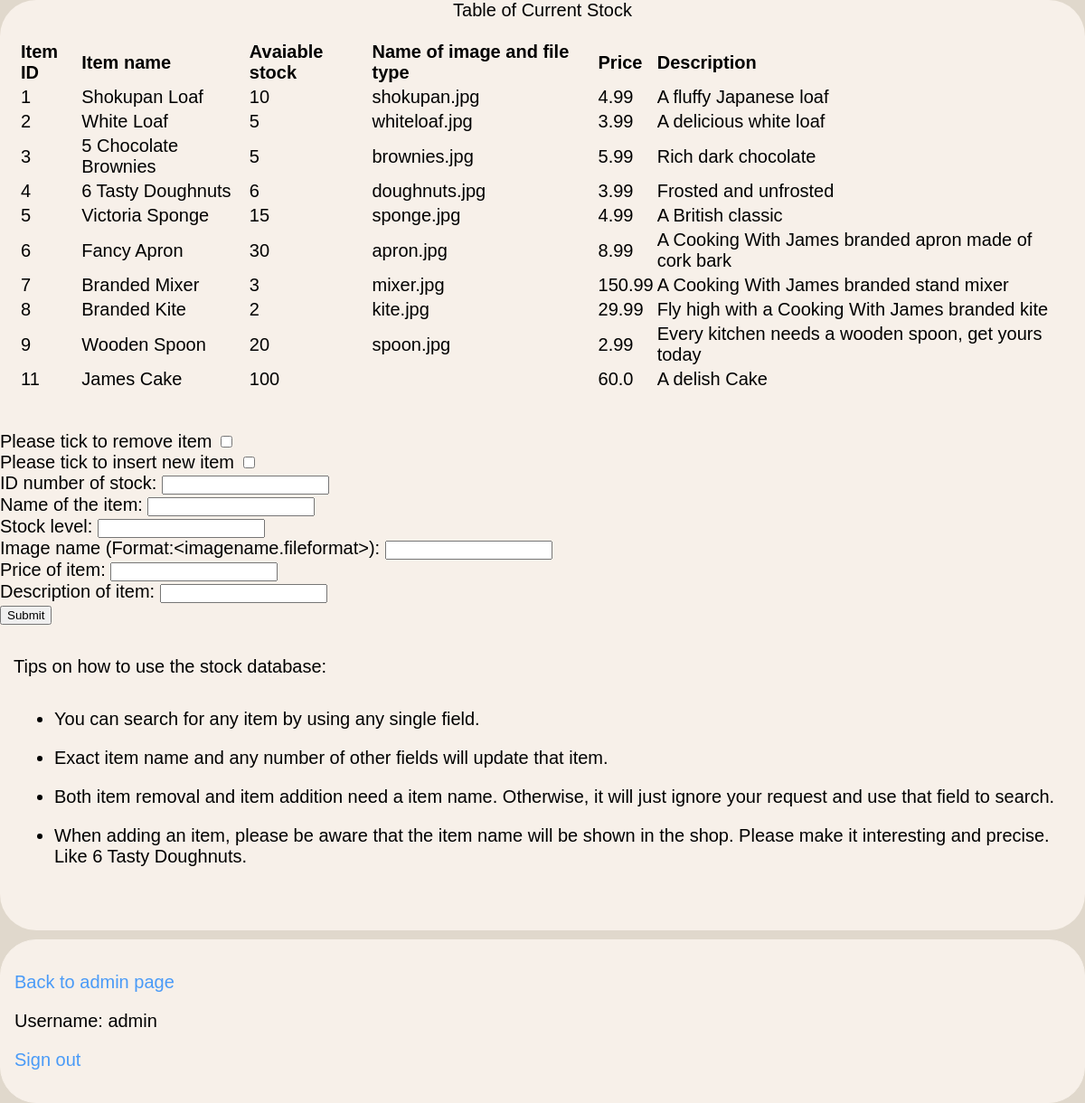
/stock (signed in), run on the app's committed database.
### tables this page shows
CREATE TABLE shop 
(
    id INTEGER PRIMARY KEY AUTOINCREMENT,
    item TEXT NOT NULL UNIQUE,
    stock INTEGER NOT NULL,
    imagename TEXT,
    price REAL,
    title TEXT
);

### app.py (the view, shortened to what this page needs)
@app.route("/stock", methods=["GET","POST"])
@admin_login_required
def stock():
    form = StockForm()
    db = get_db()
    stock_items = db.execute("""SELECT * FROM shop;""").fetchall()
    success = ""
    return render_template("stock.html", form=form, stock_items = stock_items, success=success)

### forms.py
class StockForm(FlaskForm):
    newstock = BooleanField("Please tick to insert new item",default = False)
    itemremoval = BooleanField("Please tick to remove item",default = False)
    stockID = StringField("ID number of stock:")
    stockname = StringField("Name of the item:")
    stocklevel = StringField("Stock level:")
    imagename = StringField("Image name (Format:<imagename.fileformat>):")
    price = StringField("Price of item:")
    description = StringField("Description of item:")
    Submit = SubmitField("Submit")

### app.py (called while the page is built)
@app.before_request
def load_logged_in_user():
    g.admin = session.get("admin", None)
    g.user = session.get("username", None)

def admin_login_required(view):
    @wraps(view)
    def wrapped_view(**kwargs):
        if g.admin is None:
            return redirect(url_for("login", next=request.url))
        return view(**kwargs)
    return wrapped_view

### database.py (called while the page is built)
def get_db():
    if "db" not in g:
        g.db = sqlite3.connect(DATABASE,
         detect_types=sqlite3.PARSE_DECLTYPES
        )
        g.db.row_factory = sqlite3.Row
    return g.db

### templates/stock.html (shortened to what this page needs)
{% extends "base_mod.html" %}
{% block main_content %}
<table>
    <caption> Table of Current Stock</caption>
    <tr>
        <th>Item ID</th>
        <th>Item name</th>
        <th>Avaiable stock</th>
        <th>Name of image and file type</th>
        <th>Price</th>
        <th>Description</th>
    </tr>
    {% for items in stock_items %}
    <tr>
        <td>
            {{items["id"]}}
        </td>
        <td>
            {{items["item"]}}
        </td>
        <td>
            {{items["stock"]}}
        </td>
        <td>
            {{items["imagename"]}}
        </td>
        <td>
            {{items["price"]}}
        </td>
        <td>
            {{items["title"]}}
        </td>
    </tr>
    {% endfor %}
</table>
<br/>
<form action ="" method="POST" novalidate>
        {{ form.itemremoval.label }}
        {{ form.itemremoval() }}
    <br/>
        {{ form.newstock.label }}
        {{ form.newstock() }}
    <br/>
        {{ form.stockID.label }}
        {{ form.stockID() }}
    <br/>
        {{ form.stockname.label }}
        {{ form.stockname() }}
    <br/>
        {{ form.stocklevel.label }}
        {{ form.stocklevel() }}
    <br/>
        {{ form.imagename.label }}
        {{ form.imagename() }}
    <br/>
        {{ form.price.label }}
        {{ form.price() }}
    <br/>
        {{ form.description.label }}
        {{ form.description() }}
    <br/>
        {{ form.Submit() }}
    <br/>
    <p>Tips on how to use the stock database:</p>
    <ul>
    <li>You can search for any item by using any single field.</li>
    <li>Exact item name and any number of other fields will update that item.</li>
    <li>Both item removal and item addition need a item name. Otherwise, it will just ignore your request and use that field to search.</li>
    <li>When adding an item, please be aware that the item name will be shown in the shop. Please make it interesting and precise. Like 6 Tasty Doughnuts.</li>
    </ul>
</form>
<p>{{ success }}</p>
{% endblock %}

### templates/base_mod.html (shortened to what this page needs)
<!DOCTYPE html>
<html lang="en">
<head>
    <link rel="stylesheet" href="{{ url_for('static', filename='styles.css') }}" />
</head>
<body>
    <main>
    {% block main_content %}
    {% endblock %}
    </main>
    <footer>
    {% if g.admin %}
        <p><a href="{{ url_for('admin')}}">Back to admin page</a></p>
        <p>Username: {{g.admin}}</p>
        <p><a href="{{url_for('logout')}}"> Sign out</a></p>
    {% elif g.user %}
        <p><a href ="{{url_for('index')}}">Head to the home page</a></p>
        <p><a href="{{url_for('basket')}}">Check your basket</p>
        <p>Username: {{g.user}}</p>
        <p><a href="{{url_for('logout')}}">Sign out</a></p>
    {% else %}
        <p><a href="{{ url_for('login')}}">Sign in</a></p>
        <p><a href="{{ url_for('register') }}">Register to our shop</a></p>
        <p><a href="{{ url_for('index') }}"> Head back to home page</a></p>
    {% endif %}
    </footer>
</body>
</html>

### static/styles.css (style rules this page uses)
:root { --colour-bgcolour:#f7f0e9 ; --header-colour: rgb(90, 150, 120); --text-colour: black; --root-background-color:#e0d8cc; --banner-background-color:rgb(46, 70, 58); background-color:var(--root-background-color); font-size: 20px; font-family: Montserrat, Pacifico-Regular Arial, Franklin Gothic Medium, Arial, sans-serif; }
html { margin: 0; }
body { display: grid; grid-template-columns: 1fr; grid-template-areas:'top' 'middle' 'bottom'; color: black; width: 100%; margin: 0; }
main { grid-area:middle; background-color: var(--colour-bgcolour); border: 1px solid --colour-bgcolour; border-radius: 2rem; }
main p, main h3, main h4 { padding: 0.75rem; }
footer { background-color: var(--colour-bgcolour); border-radius: 2rem; border: 1px solid var(--colour-bgcolour) ; padding: .75rem; grid-area: bottom; margin-top: 0.5rem; }
a:link { color: rgb(73, 154, 247); }
a { text-decoration: none; }
ol, ul { padding-inline-start: 3rem; }
li { margin-bottom: 1rem; }
table { width: 100%; border: 1px solid --colour-bgcolour; padding: 1rem; text-align: left; }

### data on the page
shop: id "1", item "Shokupan Loaf", stock "10", imagename "shokupan.jpg", price "4.99", title "A fluffy Japanese loaf"
shop: id "2", item "White Loaf", stock "5", imagename "whiteloaf.jpg", price "3.99", title "A delicious white loaf"
shop: id "3", item "5 Chocolate Brownies", stock "5", imagename "brownies.jpg", price "5.99", title "Rich dark chocolate"
shop: id "4", item "6 Tasty Doughnuts", stock "6", imagename "doughnuts.jpg", price "3.99", title "Frosted and unfrosted"
shop: id "5", item "Victoria Sponge", stock "15", imagename "sponge.jpg", price "4.99", title "A British classic"
shop: id "6", item "Fancy Apron", stock "30", imagename "apron.jpg", price "8.99", title "A Cooking With James branded apron made of cork bark"
shop: id "7", item "Branded Mixer", stock "3", imagename "mixer.jpg", price "150.99", title "A Cooking With James branded stand mixer"
shop: id "8", item "Branded Kite", stock "2", imagename "kite.jpg", price "29.99", title "Fly high with a Cooking With James branded kite"
shop: id "9", item "Wooden Spoon", stock "20", imagename "spoon.jpg", price "2.99", title "Every kitchen needs a wooden spoon, get yours today"
shop: id "11", item "James Cake", stock "100", price "60.0", title "A delish Cake"

### other printed values
{{ g.admin }} "admin"
